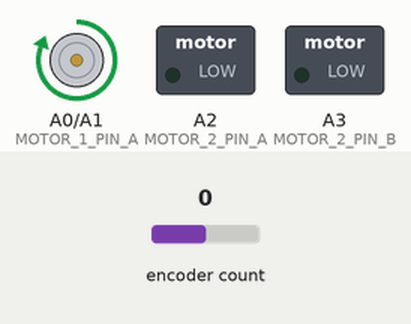
Bench run of a sketch on a simulated Arduino Uno, built with avr-gcc and run on an emulated ATmega328P. On the bench: motor-driver pin pairs drawn as motors (green arrow = first pin HIGH = forward, orange = second pin HIGH = backward, longer = more drive, scaled by the enable pin), switched loads named in the sketch (green lamp = pin HIGH). The inputs (shaded band) are chosen by the test bench; at power-on: encoder count 0.

Above: at 0.1 s.
At 10.1 s:
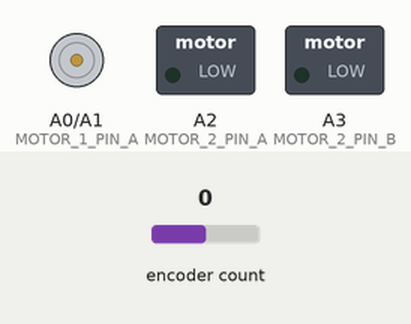
Timing chart, 0 to 11.6 s (numbered marks = the images above):
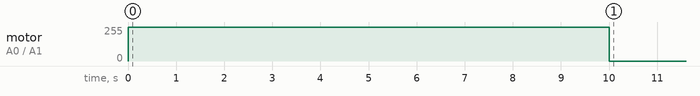

The sketch:

Boom_motor_test.ino
```cpp
// Boom Control Board code - Initial
// Drives camera boom, drives telemetry boom, reads camera boom encoder
// and both boom's limit switches.
// LIMIT_SWITCH_1 = retracted camera boom, LIMIT_SWITCH_2 = extended camera boom
// LIMIT_SWITCH_2 = retracted telemetry boom, LIMIT_SWITCH_3 = extended telemetry boom
// Current execution time is ~6ms per loop
// At least with DFRobot motor, encoder counts are negative for CW and positive for CCW rotation.
// Telemetry boom leadscrew is 2mm/1 rotation or 0.0787 inches per rotation
// Camera boom pulley system equates to ________.
#include <Wire.h>
#include <Encoder.h>//needed from an online library

//Constants and global variables.
//Define motor direction states
#define CW 0
#define CCW 1
//define pins
#define ENCODER_1_PIN 2
#define ENCODER_2_PIN 9
#define LIMIT_SWITCH_1 4
#define LIMIT_SWITCH_2 5
#define LIMIT_SWITCH_3 6
#define LIMIT_SWITCH_4 7
#define MOTORS_ENABLE_PIN 10
#define MOTOR_1_PIN_A A0
#define MOTOR_1_PIN_B A1
#define MOTOR_2_PIN_A A2
#define MOTOR_2_PIN_B A3
//define global variables used in the program
long encoderCounts = 0;
long cameraRotations = 0;
long cameraPosition = 0;
long telemetryRotations = 0;
long telemetryPosition = 0;

Encoder myEnc(ENCODER_1_PIN, ENCODER_2_PIN);

bool receiveCommand(){
  byte currentCommand = 0; //Initialize variable that will temporarily hold command
  while(Wire.available() > 0){
    currentCommand = Wire.read();
  }
  //Define commands below this point
  //Example command
  if(currentCommand == 1){
    //Do whatever that command means
  }


  //Last thing before exiting the function is to clear currentCommand, probably unnecessary, but overly safe.
  currentCommand = 0;
}

void setup() {
  // Start serial for debugging, comment out for production software
  Serial.begin(9600);

  // Start I2C for communication to master
  // Join I2C bus as a slave with address 0x01 AKA 0b0000001 AKA 1.
  Wire.begin(0b0000001);
  // When a command is received from the master, jump to the receiveCommand function and execute the proper command
  Wire.onReceive(receiveCommand);

  // Setup motor driver pins
  pinMode(MOTORS_ENABLE_PIN, OUTPUT);
  pinMode(MOTOR_1_PIN_A, OUTPUT);
  pinMode(MOTOR_1_PIN_B, OUTPUT);
  pinMode(MOTOR_2_PIN_A, OUTPUT);
  pinMode(MOTOR_2_PIN_B, OUTPUT);
  // Setup input pins
  pinMode(LIMIT_SWITCH_1, INPUT);
  pinMode(LIMIT_SWITCH_2, INPUT);
  pinMode(LIMIT_SWITCH_3, INPUT);
  pinMode(LIMIT_SWITCH_4, INPUT);
  pinMode(ENCODER_1_PIN, INPUT);
  pinMode(ENCODER_2_PIN, INPUT);

  // Test for motor function
  digitalWrite(MOTORS_ENABLE_PIN, HIGH);
  digitalWrite(MOTOR_1_PIN_A, HIGH);     //Swap this to HIGH and next line to LOW to change motor direction
  digitalWrite(MOTOR_1_PIN_B, LOW);
  digitalWrite(MOTOR_2_PIN_A, LOW);
  digitalWrite(MOTOR_2_PIN_B, LOW);

  // Let motor run
  delay(10000);

  //Turn off motor
  digitalWrite(MOTOR_1_PIN_A, LOW);
  digitalWrite(MOTOR_1_PIN_B, LOW);

}

void loop() {

}
```
